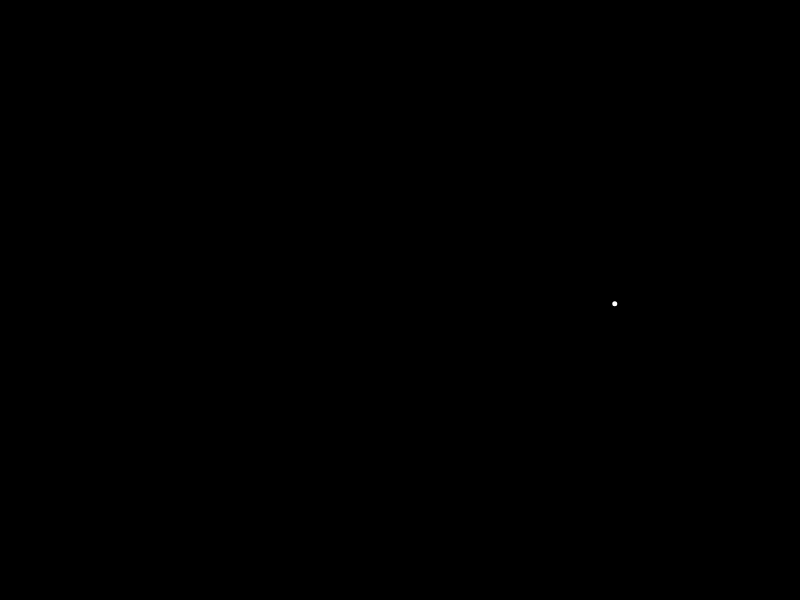
Frame 1 (no input)
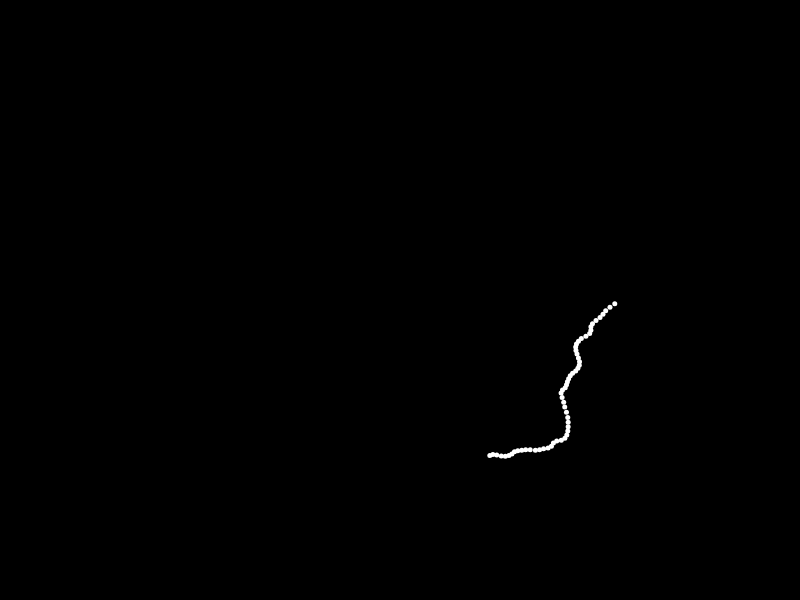
Frame 60 (no input)
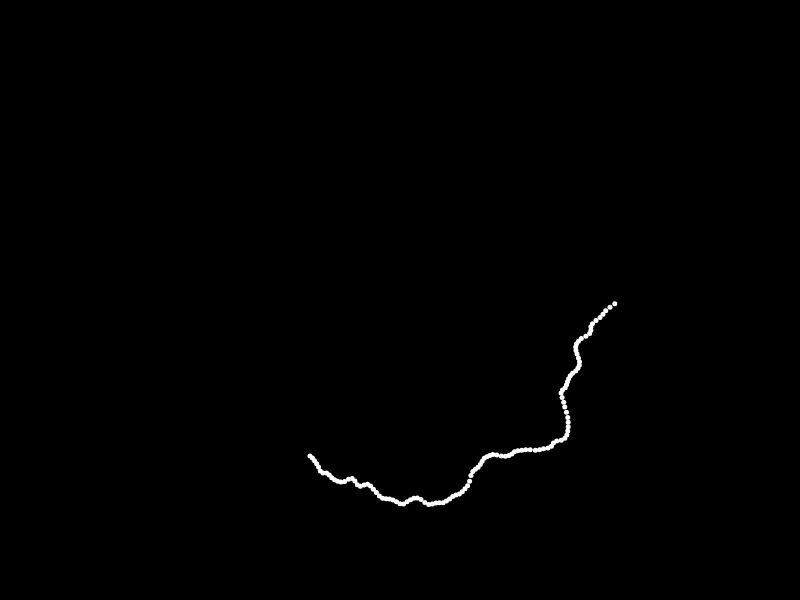
Frame 120 (the mouse pressed at the canvas centre since frame 60)

The p5.js sketch that drew these frames (run headless with seeded random() and noise() and a simulated clock; from frame 60 on, the mouse is pressed at the canvas centre):

// p5.js sketch
// ── sketch.js
let angle = 0;

function setup() {
  createCanvas(800, 600);
  background(0);

  angleMode(DEGREES);

  noStroke();
  fill(255);
}

function draw() {
  // angle, frequency
  angle = angle + 1;

  // noise value for radial distance
  let noiseValue = noise(frameCount * 0.05) * 100;

  // amplitude, radial distance
  let radDist = 150 + noiseValue;

  let x = width / 2 + cos(angle) * radDist;
  let y = height / 2 + sin(angle) * radDist;

  circle(x, y, 5);
}
